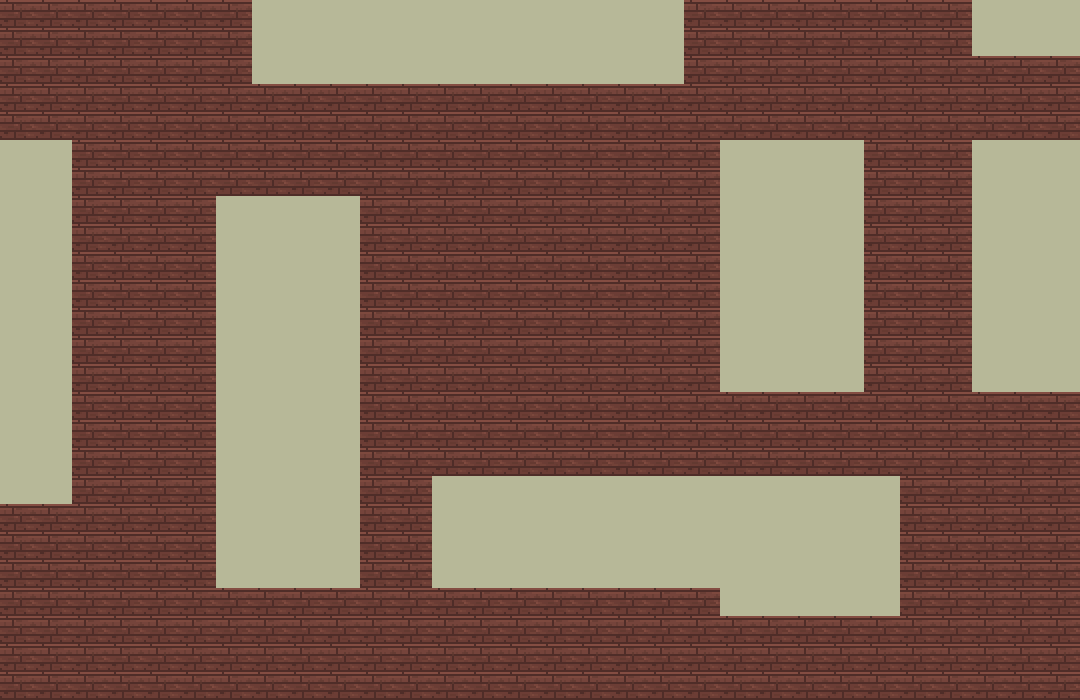

The image is a tile-based game level rendered from a .tmx file. Its description and complete source (layers, tilesets, objects, tile grids) follow:
An orthogonal 30x25 tile map with 36x28 px tiles, 1 tile layer (maps), 1 hidden layer not drawn.

<map version="1.0" orientation="orthogonal" renderorder="right-down" width="30" height="25" tilewidth="36" tileheight="28" nextobjectid="1">
 <tileset firstgid="1" name="sprite_sheet_props" tilewidth="36" tileheight="28">
  <image source="../img/sprite_sheet_props.png" width="1800" height="1400" />
 </tileset>
 <layer name="maps" width="30" height="25">
  <data encoding="csv">
1658,1658,1658,1658,1658,1658,1658,1963,1963,1963,1963,1963,1963,1963,1963,1963,1963,1963,1963,1658,1658,1658,1658,1658,1658,1658,1658,1963,1963,1963,
1658,1658,1658,1658,1658,1658,1658,1963,1963,1963,1963,1963,1963,1963,1963,1963,1963,1963,1963,1658,1658,1658,1658,1658,1658,1658,1658,1963,1963,1963,
1658,1658,1658,1658,1658,1658,1658,1963,1963,1963,1963,1963,1963,1963,1963,1963,1963,1963,1963,1658,1658,1658,1658,1658,1658,1658,1658,1658,1658,1658,
1658,1658,1658,1658,1658,1658,1658,1658,1658,1658,1658,1658,1658,1658,1658,1658,1658,1658,1658,1658,1658,1658,1658,1658,1658,1658,1658,1658,1658,1658,
1658,1658,1658,1658,1658,1658,1658,1658,1658,1658,1658,1658,1658,1658,1658,1658,1658,1658,1658,1658,1658,1658,1658,1658,1658,1658,1658,1658,1658,1658,
1963,1963,1658,1658,1658,1658,1658,1658,1658,1658,1658,1658,1658,1658,1658,1658,1658,1658,1658,1658,1963,1963,1963,1963,1658,1658,1658,1963,1963,1963,
1963,1963,1658,1658,1658,1658,1658,1658,1658,1658,1658,1658,1658,1658,1658,1658,1658,1658,1658,1658,1963,1963,1963,1963,1658,1658,1658,1963,1963,1963,
1963,1963,1658,1658,1658,1658,1963,1963,1963,1963,1658,1658,1658,1658,1658,1658,1658,1658,1658,1658,1963,1963,1963,1963,1658,1658,1658,1963,1963,1963,
1963,1963,1658,1658,1658,1658,1963,1963,1963,1963,1658,1658,1658,1658,1658,1658,1658,1658,1658,1658,1963,1963,1963,1963,1658,1658,1658,1963,1963,1963,
1963,1963,1658,1658,1658,1658,1963,1963,1963,1963,1658,1658,1658,1658,1658,1658,1658,1658,1658,1658,1963,1963,1963,1963,1658,1658,1658,1963,1963,1963,
1963,1963,1658,1658,1658,1658,1963,1963,1963,1963,1658,1658,1658,1658,1658,1658,1658,1658,1658,1658,1963,1963,1963,1963,1658,1658,1658,1963,1963,1963,
1963,1963,1658,1658,1658,1658,1963,1963,1963,1963,1658,1658,1658,1658,1658,1658,1658,1658,1658,1658,1963,1963,1963,1963,1658,1658,1658,1963,1963,1963,
1963,1963,1658,1658,1658,1658,1963,1963,1963,1963,1658,1658,1658,1658,1658,1658,1658,1658,1658,1658,1963,1963,1963,1963,1658,1658,1658,1963,1963,1963,
1963,1963,1658,1658,1658,1658,1963,1963,1963,1963,1658,1658,1658,1658,1658,1658,1658,1658,1658,1658,1963,1963,1963,1963,1658,1658,1658,1963,1963,1963,
1963,1963,1658,1658,1658,1658,1963,1963,1963,1963,1658,1658,1658,1658,1658,1658,1658,1658,1658,1658,1658,1658,1658,1658,1658,1658,1658,1658,1658,1658,
1963,1963,1658,1658,1658,1658,1963,1963,1963,1963,1658,1658,1658,1658,1658,1658,1658,1658,1658,1658,1658,1658,1658,1658,1658,1658,1658,1658,1658,1658,
1963,1963,1658,1658,1658,1658,1963,1963,1963,1963,1658,1658,1658,1658,1658,1658,1658,1658,1658,1658,1658,1658,1658,1658,1658,1658,1658,1658,1658,1658,
1963,1963,1658,1658,1658,1658,1963,1963,1963,1963,1658,1658,1963,1963,1963,1963,1963,1963,1963,1963,1963,1963,1963,1963,1963,1658,1658,1658,1658,1658,
1658,1658,1658,1658,1658,1658,1963,1963,1963,1963,1658,1658,1963,1963,1963,1963,1963,1963,1963,1963,1963,1963,1963,1963,1963,1658,1658,1658,1658,1658,
1658,1658,1658,1658,1658,1658,1963,1963,1963,1963,1658,1658,1963,1963,1963,1963,1963,1963,1963,1963,1963,1963,1963,1963,1963,1658,1658,1658,1658,1658,
1658,1658,1658,1658,1658,1658,1963,1963,1963,1963,1658,1658,1963,1963,1963,1963,1963,1963,1963,1963,1963,1963,1963,1963,1963,1658,1658,1658,1658,1658,
1658,1658,1658,1658,1658,1658,1658,1658,1658,1658,1658,1658,1658,1658,1658,1658,1658,1658,1658,1658,1963,1963,1963,1963,1963,1658,1658,1658,1658,1658,
1658,1658,1658,1658,1658,1658,1658,1658,1658,1658,1658,1658,1658,1658,1658,1658,1658,1658,1658,1658,1658,1658,1658,1658,1658,1658,1658,1658,1658,1658,
1658,1658,1658,1658,1658,1658,1658,1658,1658,1658,1658,1658,1658,1658,1658,1658,1658,1658,1658,1658,1658,1658,1658,1658,1658,1658,1658,1658,1658,1658,
1658,1658,1658,1658,1658,1658,1658,1658,1658,1658,1658,1658,1658,1658,1658,1658,1658,1658,1658,1658,1658,1658,1658,1658,1658,1658,1658,1658,1658,1658
</data>
 </layer>
 <layer name="walkable" width="30" height="25" visible="0">
  <data encoding="csv">
0,0,0,0,0,0,0,1,1,1,1,1,1,1,1,1,1,1,1,0,0,0,0,0,0,0,0,1,1,1,
0,0,0,0,0,0,0,1,1,1,1,1,1,1,1,1,1,1,1,0,0,0,0,0,0,0,0,1,1,1,
0,0,0,0,0,0,0,1,1,1,1,1,1,1,1,1,1,1,1,0,0,0,0,0,0,0,0,0,0,0,
0,0,0,0,0,0,0,0,0,0,0,0,0,0,0,0,0,0,0,0,0,0,0,0,0,0,0,0,0,0,
0,0,0,0,0,0,0,0,0,0,0,0,0,0,0,0,0,0,0,0,0,0,0,0,0,0,0,0,0,0,
1,1,0,0,0,0,0,0,0,0,0,0,0,0,0,0,0,0,0,0,1,1,1,1,0,0,0,1,1,1,
1,1,0,0,0,0,0,0,0,0,0,0,0,0,0,0,0,0,0,0,1,1,1,1,0,0,0,1,1,1,
1,1,0,0,0,0,1,1,1,1,0,0,0,0,0,0,0,0,0,0,1,1,1,1,0,0,0,1,1,1,
1,1,0,0,0,0,1,1,1,1,0,0,0,0,0,0,0,0,0,0,1,1,1,1,0,0,0,1,1,1,
1,1,0,0,0,0,1,1,1,1,0,0,0,0,0,0,0,0,0,0,1,1,1,1,0,0,0,1,1,1,
1,1,0,0,0,0,1,1,1,1,0,0,0,0,0,0,0,0,0,0,1,1,1,1,0,0,0,1,1,1,
1,1,0,0,0,0,1,1,1,1,0,0,0,0,0,0,0,0,0,0,1,1,1,1,0,0,0,1,1,1,
1,1,0,0,0,0,1,1,1,1,0,0,0,0,0,0,0,0,0,0,1,1,1,1,0,0,0,1,1,1,
1,1,0,0,0,0,1,1,1,1,0,0,0,0,0,0,0,0,0,0,1,1,1,1,0,0,0,1,1,1,
1,1,0,0,0,0,1,1,1,1,0,0,0,0,0,0,0,0,0,0,0,0,0,0,0,0,0,0,0,0,
1,1,0,0,0,0,1,1,1,1,0,0,0,0,0,0,0,0,0,0,0,0,0,0,0,0,0,0,0,0,
1,1,0,0,0,0,1,1,1,1,0,0,0,0,0,0,0,0,0,0,0,0,0,0,0,0,0,0,0,0,
1,1,0,0,0,0,1,1,1,1,0,0,1,1,1,1,1,1,1,1,1,1,1,1,1,0,0,0,0,0,
0,0,0,0,0,0,1,1,1,1,0,0,1,1,1,1,1,1,1,1,1,1,1,1,1,0,0,0,0,0,
0,0,0,0,0,0,1,1,1,1,0,0,1,1,1,1,1,1,1,1,1,1,1,1,1,0,0,0,0,0,
0,0,0,0,0,0,1,1,1,1,0,0,1,1,1,1,1,1,1,1,1,1,1,1,1,0,0,0,0,0,
0,0,0,0,0,0,0,0,0,0,0,0,0,0,0,0,0,0,0,0,1,1,1,1,1,0,0,0,0,0,
0,0,0,0,0,0,0,0,0,0,0,0,0,0,0,0,0,0,0,0,0,0,0,0,0,0,0,0,0,0,
0,0,0,0,0,0,0,0,0,0,0,0,0,0,0,0,0,0,0,0,0,0,0,0,0,0,0,0,0,0,
0,0,0,0,0,0,0,0,0,0,0,0,0,0,0,0,0,0,0,0,0,0,0,0,0,0,0,0,0,0
</data>
 </layer>
</map>
